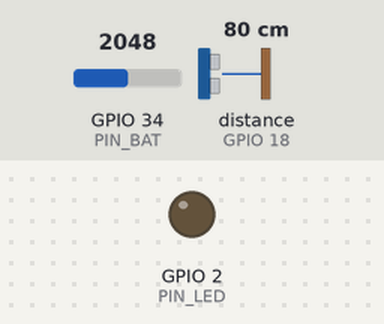
Recording of a sketch running on a simulated ESP32. On the bench: output pins drawn as LEDs (lit = HIGH). Inputs (shaded band) come from the test bench; at power-on: GPIO 34 (PIN_BAT) = 2048, distance to the obstacle (sensor on GPIO 18) 80 cm. The echo pulse lasts 58.3 µs per cm; WiFi joins after 1.5 s; servers stay silent unless stated; uploads are accepted with an empty reply; pins used as bus, display or sensor lines are not drawn; what the sketch prints to the serial monitor is not drawn.

Above: at 3.2 s.
At 5.12 s:
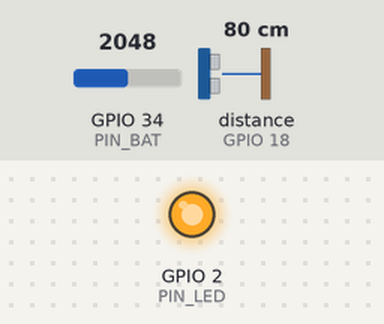
Timing chart, 0 to 8.0 s (numbered marks = the images above):
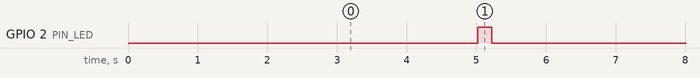

Measured:
- by itself, GPIO 2 (PIN_LED): alternates HIGH for 0.20 s and LOW for 4.8 s

The sketch:

mci_iot.ino
```cpp
/*
  MCI HQ · Lab IoT — kirim data sensor ESP32 ke web MCI HQ
  -------------------------------------------------------------
  Data muncul di: halaman Lab IoT (admin) + dinding layar LT 2 di kantor 3D.
  Aegis kirim alarm Telegram kalau nilai melewati aturan.

  Rangkaian contoh:
    HC-SR04  VCC -> 5V (VIN), GND -> GND
             TRIG -> GPIO 5
             ECHO -> pembagi tegangan (1k ke GPIO 18, 2k ke GND)  << WAJIB: ECHO keluar 5V, ESP32 cuma tahan 3.3V
    Baterai  + -> resistor 100k -> GPIO 34 -> resistor 100k -> GND  (pembagi 1/2, maks 6.6V)
             (lewati bagian baterai kalau tidak dipakai; nilainya jadi ~0)

  Board: "ESP32 Dev Module". Tidak perlu library tambahan (WiFi, HTTPClient sudah bawaan).
*/
#include <WiFi.h>
#include <WiFiClientSecure.h>
#include <HTTPClient.h>

// ====== GANTI BAGIAN INI ======
const char* WIFI_SSID = "NAMA_WIFI";
const char* WIFI_PASS = "PASSWORD_WIFI";
const char* ENDPOINT  = "https://URL-RENDER-KAMU/api/iot";   // lihat halaman Lab IoT
const char* IOT_KEY   = "ISI_KUNCI_IOT";                     // lihat halaman Lab IoT
const char* PERANGKAT = "esp32-lab";                         // huruf kecil, angka, minus
const uint32_t JEDA_MS = 5000;                               // kirim tiap 5 detik (min 1 detik)
// ==============================

const int PIN_TRIG = 5, PIN_ECHO = 18, PIN_BAT = 34, PIN_LED = 2;
uint32_t terakhir = 0, gagal = 0;

float bacaJarakCm() {
  digitalWrite(PIN_TRIG, LOW);  delayMicroseconds(2);
  digitalWrite(PIN_TRIG, HIGH); delayMicroseconds(10);
  digitalWrite(PIN_TRIG, LOW);
  unsigned long us = pulseIn(PIN_ECHO, HIGH, 30000);   // batas 30 ms (~5 m)
  if (us == 0) return -1;                              // tidak ada pantulan
  return us * 0.0343f / 2.0f;
}

float bacaBateraiV() {
  uint32_t mv = 0;
  for (int i = 0; i < 16; i++) mv += analogReadMilliVolts(PIN_BAT);   // rata-rata 16 sampel
  return (mv / 16.0f) * 2.0f / 1000.0f;                               // x2 karena pembagi 100k/100k
}

void sambungWiFi() {
  if (WiFi.status() == WL_CONNECTED) return;
  Serial.printf("Menyambung ke %s", WIFI_SSID);
  WiFi.mode(WIFI_STA);
  WiFi.begin(WIFI_SSID, WIFI_PASS);
  for (int i = 0; i < 40 && WiFi.status() != WL_CONNECTED; i++) { delay(500); Serial.print("."); }
  Serial.println(WiFi.status() == WL_CONNECTED ? " OK" : " GAGAL");
}

bool kirim(float jarak, float bat) {
  WiFiClientSecure tls;
  tls.setInsecure();               // sederhana: tanpa cek sertifikat (cukup untuk data sensor)
  HTTPClient http;
  http.setTimeout(8000);
  if (!http.begin(tls, ENDPOINT)) return false;
  http.addHeader("Content-Type", "application/json");
  http.addHeader("X-MCI", "1");
  http.addHeader("X-IOT-KEY", IOT_KEY);

  char body[256];
  snprintf(body, sizeof(body),
    "{\"perangkat\":\"%s\",\"data\":{\"jarak_cm\":%.1f,\"baterai_v\":%.2f,\"rssi\":%d,\"uptime_s\":%lu}}",
    PERANGKAT, jarak, bat, WiFi.RSSI(), millis() / 1000UL);

  int kode = http.POST((uint8_t*)body, strlen(body));
  String balas = http.getString();
  http.end();
  Serial.printf("POST %d  %s  -> %s\n", kode, body, balas.c_str());
  return kode == 200;
}

void setup() {
  Serial.begin(115200);
  pinMode(PIN_TRIG, OUTPUT);
  pinMode(PIN_ECHO, INPUT);
  pinMode(PIN_LED, OUTPUT);
  analogSetPinAttenuation(PIN_BAT, ADC_11db);
  sambungWiFi();
}

void loop() {
  if (millis() - terakhir < JEDA_MS) { delay(20); return; }
  terakhir = millis();
  sambungWiFi();
  if (WiFi.status() != WL_CONNECTED) return;

  float jarak = bacaJarakCm(), bat = bacaBateraiV();
  digitalWrite(PIN_LED, HIGH);
  bool ok = kirim(jarak, bat);
  digitalWrite(PIN_LED, LOW);

  gagal = ok ? 0 : gagal + 1;
  if (gagal >= 10) { Serial.println("10x gagal, restart..."); delay(1000); ESP.restart(); }
}
```
